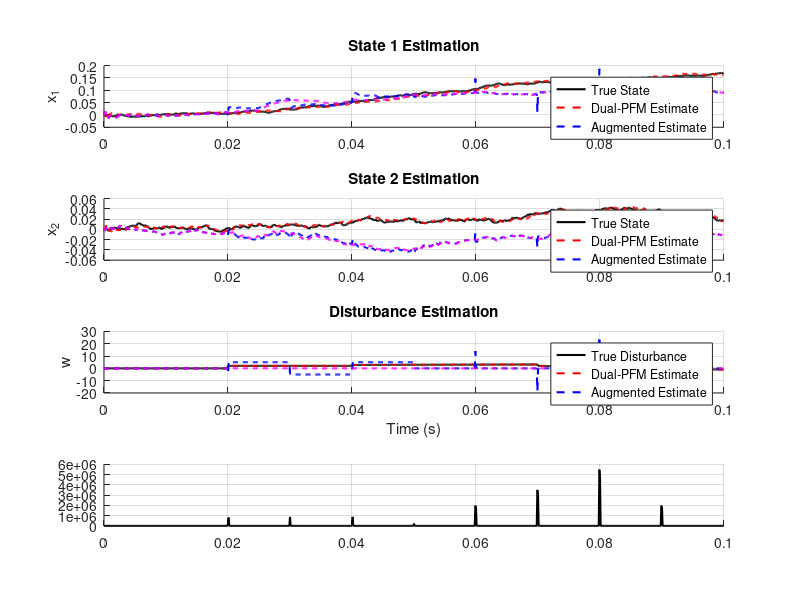

The MATLAB source for this figure:
% plot_comparisons.m
clear; clc; close all;

% 1. Load the saved datasets
% These will load as structures containing t, x_true, w_true, x_hat, w_hat
data_uio = load('sim_results_uio.mat');
data_aug = load('sim_results_aug.mat');
data_adapt = load('sim_results_aug_adapt.mat');

% Verify that both time vectors are identical (optional safety check)
if ~isequal(data_uio.t, data_aug.t)
    warning('Time vectors do not match. Ensure both scripts ran with the same parameters.');
end

t = data_uio.t;

% 2. Plotting
figure('Name', 'Filter Comparison: Dual-PFM vs Augmented', 'Position', [100, 100, 800, 800]);

% --- State 1 ---
subplot(4,1,1);cla;hold on;grid on;
plot(t, data_uio.x_true(1,:), 'k', 'LineWidth', 1.5); 
plot(t, data_uio.x_hat(1,:), 'r--', 'LineWidth', 1.5);
plot(t, data_aug.x_hat(1,:), 'b--', 'LineWidth', 1.5);
plot(t, data_adapt.x_hat(1,:), 'm--', 'LineWidth', 1.5);
ylabel('x_1'); 
title('State 1 Estimation');
legend('True State', 'Dual-PFM Estimate', 'Augmented Estimate', 'Location', 'best');

% --- State 2 ---
subplot(4,1,2);cla;hold on;grid on;
plot(t, data_uio.x_true(2,:), 'k', 'LineWidth', 1.5); 
plot(t, data_uio.x_hat(2,:), 'r--', 'LineWidth', 1.5);
plot(t, data_aug.x_hat(2,:), 'b--', 'LineWidth', 1.5);
plot(t, data_adapt.x_hat(2,:), 'm--', 'LineWidth', 1.5);
ylabel('x_2'); 
title('State 2 Estimation');
legend('True State', 'Dual-PFM Estimate', 'Augmented Estimate', 'Location', 'best');

% --- Disturbance ---
subplot(4,1,3);cla;hold on;grid on;
plot(t, data_uio.w_true(1,:), 'k', 'LineWidth', 1.5); 
plot(t, data_uio.w_hat(1,:), 'r--', 'LineWidth', 1.5);
plot(t, data_aug.w_hat(1,:), 'b--', 'LineWidth', 1.5);
plot(t, data_adapt.w_hat(1,:), 'm--', 'LineWidth', 1.5);
ylabel('w'); xlabel('Time (s)'); 
title('Disturbance Estimation');
legend('True Disturbance', 'Dual-PFM Estimate', 'Augmented Estimate', 'Location', 'best');

subplot(4,1,4);cla;hold on;grid on;
plot(t, data_aug.eps_k_hist, 'k', 'LineWidth', 1.5); 

% 3. Calculate and Display Mean Squared Error (MSE)
fprintf('--- Mean Squared Error (MSE) Comparison ---\n');

% Dual-PFM Errors
mse_uio_x1 = mean((data_uio.x_true(1,:) - data_uio.x_hat(1,:)).^2);
mse_uio_x2 = mean((data_uio.x_true(2,:) - data_uio.x_hat(2,:)).^2);
mse_uio_w  = mean((data_uio.w_true(1,:) - data_uio.w_hat(1,:)).^2);

% Augmented Errors
mse_aug_x1 = mean((data_aug.x_true(1,:) - data_aug.x_hat(1,:)).^2);
mse_aug_x2 = mean((data_aug.x_true(2,:) - data_aug.x_hat(2,:)).^2);
mse_aug_w  = mean((data_aug.w_true(1,:) - data_aug.w_hat(1,:)).^2);

% Adaptive Errors
mse_adapt_x1 = mean((data_adapt.x_true(1,:) - data_adapt.x_hat(1,:)).^2);
mse_adapt_x2 = mean((data_adapt.x_true(2,:) - data_adapt.x_hat(2,:)).^2);
mse_adapt_w  = mean((data_adapt.w_true(1,:) - data_adapt.w_hat(1,:)).^2);

fprintf('State 1 (x1):\n');
fprintf('  Dual-PFM MSE: %e\n', mse_uio_x1);
fprintf('  Augmented MSE: %e\n', mse_aug_x1);
fprintf('  Augmented MSE: %e\n', mse_adapt_x1);

fprintf('State 2 (x2):\n');
fprintf('  Dual-PFM MSE: %e\n', mse_uio_x2);
fprintf('  Augmented MSE: %e\n', mse_aug_x2);
fprintf('  Augmented MSE: %e\n', mse_adapt_x2);

fprintf('Disturbance (w):\n');
fprintf('  Dual-PFM MSE: %e\n', mse_uio_w);
fprintf('  Augmented MSE: %e\n', mse_aug_w);
fprintf('  Augmented MSE: %e\n', mse_adapt_w);
